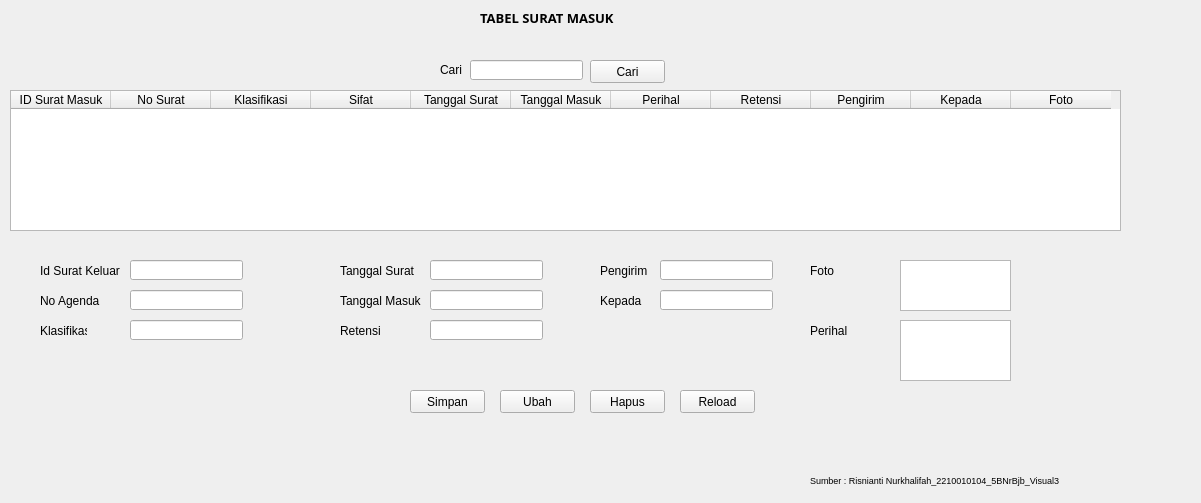
<?xml version="1.0" encoding="UTF-8"?>
<ui version="4.0">
 <class>Form</class>
 <widget class="QWidget" name="Form">
  <property name="geometry">
   <rect>
    <x>0</x>
    <y>0</y>
    <width>1201</width>
    <height>503</height>
   </rect>
  </property>
  <property name="windowTitle">
   <string>Form</string>
  </property>
  <widget class="QLabel" name="label_10">
   <property name="geometry">
    <rect>
     <x>340</x>
     <y>290</y>
     <width>91</width>
     <height>21</height>
    </rect>
   </property>
   <property name="text">
    <string>Tanggal Masuk</string>
   </property>
  </widget>
  <widget class="QLabel" name="label_11">
   <property name="geometry">
    <rect>
     <x>340</x>
     <y>260</y>
     <width>91</width>
     <height>21</height>
    </rect>
   </property>
   <property name="text">
    <string>Tanggal Surat</string>
   </property>
  </widget>
  <widget class="QPushButton" name="btnHapus">
   <property name="geometry">
    <rect>
     <x>590</x>
     <y>390</y>
     <width>75</width>
     <height>23</height>
    </rect>
   </property>
   <property name="text">
    <string>Hapus</string>
   </property>
  </widget>
  <widget class="QLabel" name="label_7">
   <property name="geometry">
    <rect>
     <x>440</x>
     <y>60</y>
     <width>51</width>
     <height>20</height>
    </rect>
   </property>
   <property name="text">
    <string>Cari</string>
   </property>
  </widget>
  <widget class="QLineEdit" name="tglInput_4">
   <property name="geometry">
    <rect>
     <x>660</x>
     <y>290</y>
     <width>113</width>
     <height>20</height>
    </rect>
   </property>
  </widget>
  <widget class="QPushButton" name="btnCari">
   <property name="geometry">
    <rect>
     <x>590</x>
     <y>60</y>
     <width>75</width>
     <height>23</height>
    </rect>
   </property>
   <property name="text">
    <string>Cari</string>
   </property>
  </widget>
  <widget class="QLabel" name="label_9">
   <property name="geometry">
    <rect>
     <x>340</x>
     <y>320</y>
     <width>71</width>
     <height>21</height>
    </rect>
   </property>
   <property name="text">
    <string>Retensi</string>
   </property>
  </widget>
  <widget class="QTextEdit" name="isiInput">
   <property name="geometry">
    <rect>
     <x>900</x>
     <y>320</y>
     <width>111</width>
     <height>61</height>
    </rect>
   </property>
  </widget>
  <widget class="QLabel" name="label_4">
   <property name="geometry">
    <rect>
     <x>40</x>
     <y>290</y>
     <width>71</width>
     <height>21</height>
    </rect>
   </property>
   <property name="text">
    <string>No Agenda</string>
   </property>
  </widget>
  <widget class="QLabel" name="label_8">
   <property name="geometry">
    <rect>
     <x>810</x>
     <y>470</y>
     <width>261</width>
     <height>20</height>
    </rect>
   </property>
   <property name="font">
    <font>
     <pointsize>7</pointsize>
    </font>
   </property>
   <property name="text">
    <string>Sumber : Risnianti Nurkhalifah_2210010104_5BNrBjb_Visual3</string>
   </property>
  </widget>
  <widget class="QLineEdit" name="judulInput_2">
   <property name="geometry">
    <rect>
     <x>430</x>
     <y>290</y>
     <width>113</width>
     <height>20</height>
    </rect>
   </property>
  </widget>
  <widget class="QPushButton" name="btnSimpan">
   <property name="geometry">
    <rect>
     <x>410</x>
     <y>390</y>
     <width>75</width>
     <height>23</height>
    </rect>
   </property>
   <property name="text">
    <string>Simpan</string>
   </property>
  </widget>
  <widget class="QLineEdit" name="judulInput">
   <property name="geometry">
    <rect>
     <x>130</x>
     <y>290</y>
     <width>113</width>
     <height>20</height>
    </rect>
   </property>
  </widget>
  <widget class="QLabel" name="label_5">
   <property name="geometry">
    <rect>
     <x>40</x>
     <y>320</y>
     <width>47</width>
     <height>21</height>
    </rect>
   </property>
   <property name="text">
    <string>Klasifikasi </string>
   </property>
  </widget>
  <widget class="QPushButton" name="btnClear">
   <property name="geometry">
    <rect>
     <x>680</x>
     <y>390</y>
     <width>75</width>
     <height>23</height>
    </rect>
   </property>
   <property name="text">
    <string>Reload</string>
   </property>
  </widget>
  <widget class="QLineEdit" name="tglInput">
   <property name="geometry">
    <rect>
     <x>130</x>
     <y>260</y>
     <width>113</width>
     <height>20</height>
    </rect>
   </property>
  </widget>
  <widget class="QLineEdit" name="tglInput_2">
   <property name="geometry">
    <rect>
     <x>470</x>
     <y>60</y>
     <width>113</width>
     <height>20</height>
    </rect>
   </property>
   <property name="text">
    <string/>
   </property>
  </widget>
  <widget class="QLabel" name="label_3">
   <property name="geometry">
    <rect>
     <x>40</x>
     <y>260</y>
     <width>91</width>
     <height>21</height>
    </rect>
   </property>
   <property name="text">
    <string>Id Surat Keluar</string>
   </property>
  </widget>
  <widget class="QTextEdit" name="fotoInput">
   <property name="geometry">
    <rect>
     <x>900</x>
     <y>260</y>
     <width>111</width>
     <height>51</height>
    </rect>
   </property>
  </widget>
  <widget class="QPushButton" name="btnUbah">
   <property name="geometry">
    <rect>
     <x>500</x>
     <y>390</y>
     <width>75</width>
     <height>23</height>
    </rect>
   </property>
   <property name="text">
    <string>Ubah</string>
   </property>
  </widget>
  <widget class="QLabel" name="label_6">
   <property name="geometry">
    <rect>
     <x>480</x>
     <y>10</y>
     <width>171</width>
     <height>16</height>
    </rect>
   </property>
   <property name="font">
    <font>
     <family>Cascadia Code</family>
     <pointsize>10</pointsize>
     <weight>75</weight>
     <italic>false</italic>
     <bold>true</bold>
    </font>
   </property>
   <property name="text">
    <string>TABEL SURAT MASUK</string>
   </property>
  </widget>
  <widget class="QLabel" name="label_12">
   <property name="geometry">
    <rect>
     <x>600</x>
     <y>290</y>
     <width>91</width>
     <height>21</height>
    </rect>
   </property>
   <property name="text">
    <string>Kepada</string>
   </property>
  </widget>
  <widget class="QLabel" name="label_2">
   <property name="geometry">
    <rect>
     <x>810</x>
     <y>260</y>
     <width>31</width>
     <height>21</height>
    </rect>
   </property>
   <property name="text">
    <string>Foto</string>
   </property>
  </widget>
  <widget class="QLineEdit" name="linkInput">
   <property name="geometry">
    <rect>
     <x>130</x>
     <y>320</y>
     <width>113</width>
     <height>20</height>
    </rect>
   </property>
  </widget>
  <widget class="QLineEdit" name="linkInput_2">
   <property name="geometry">
    <rect>
     <x>430</x>
     <y>320</y>
     <width>113</width>
     <height>20</height>
    </rect>
   </property>
  </widget>
  <widget class="QTableWidget" name="tableWidget">
   <property name="geometry">
    <rect>
     <x>10</x>
     <y>90</y>
     <width>1111</width>
     <height>141</height>
    </rect>
   </property>
   <column>
    <property name="text">
     <string>ID Surat Masuk</string>
    </property>
   </column>
   <column>
    <property name="text">
     <string>No Surat</string>
    </property>
   </column>
   <column>
    <property name="text">
     <string>Klasifikasi</string>
    </property>
   </column>
   <column>
    <property name="text">
     <string>Sifat</string>
    </property>
   </column>
   <column>
    <property name="text">
     <string>Tanggal Surat</string>
    </property>
   </column>
   <column>
    <property name="text">
     <string>Tanggal Masuk</string>
    </property>
   </column>
   <column>
    <property name="text">
     <string>Perihal</string>
    </property>
   </column>
   <column>
    <property name="text">
     <string>Retensi</string>
    </property>
   </column>
   <column>
    <property name="text">
     <string>Pengirim</string>
    </property>
   </column>
   <column>
    <property name="text">
     <string>Kepada</string>
    </property>
   </column>
   <column>
    <property name="text">
     <string>Foto</string>
    </property>
   </column>
  </widget>
  <widget class="QLabel" name="label">
   <property name="geometry">
    <rect>
     <x>810</x>
     <y>320</y>
     <width>61</width>
     <height>21</height>
    </rect>
   </property>
   <property name="text">
    <string>Perihal</string>
   </property>
  </widget>
  <widget class="QLineEdit" name="tglInput_3">
   <property name="geometry">
    <rect>
     <x>430</x>
     <y>260</y>
     <width>113</width>
     <height>20</height>
    </rect>
   </property>
  </widget>
  <widget class="QLabel" name="label_13">
   <property name="geometry">
    <rect>
     <x>600</x>
     <y>260</y>
     <width>91</width>
     <height>21</height>
    </rect>
   </property>
   <property name="text">
    <string>Pengirim</string>
   </property>
  </widget>
  <widget class="QLineEdit" name="tglInput_5">
   <property name="geometry">
    <rect>
     <x>660</x>
     <y>260</y>
     <width>113</width>
     <height>20</height>
    </rect>
   </property>
  </widget>
 </widget>
 <resources/>
 <connections/>
</ui>
